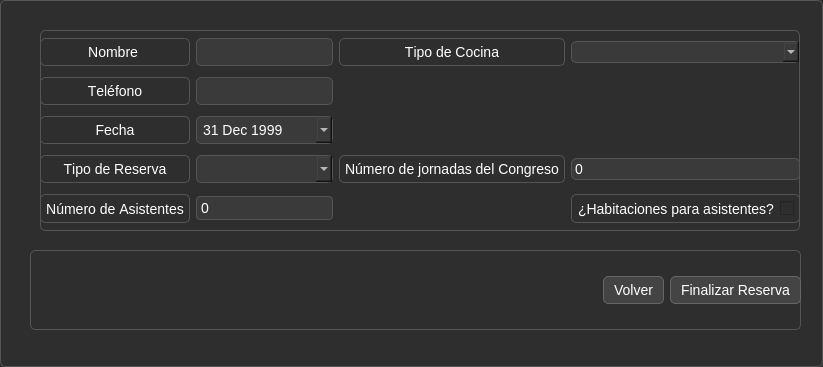
<?xml version="1.0" encoding="UTF-8"?>
<ui version="4.0">
 <class>Reservas</class>
 <widget class="QWidget" name="Reservas">
  <property name="windowModality">
   <enum>Qt::WindowModality::WindowModal</enum>
  </property>
  <property name="geometry">
   <rect>
    <x>0</x>
    <y>0</y>
    <width>823</width>
    <height>367</height>
   </rect>
  </property>
  <property name="windowTitle">
   <string>Reservas</string>
  </property>
  <property name="styleSheet">
   <string notr="true">background-color: #2E2E2E;
        color: #FFFFFF;
        font-family: Arial, sans-serif;
        font-size: 14px;
           border: 1px solid #555555;  
        border-radius: 5px;
        padding: 5px;
</string>
  </property>
  <widget class="QWidget" name="gridLayoutWidget">
   <property name="geometry">
    <rect>
     <x>40</x>
     <y>30</y>
     <width>760</width>
     <height>201</height>
    </rect>
   </property>
   <layout class="QGridLayout" name="gridLayout">
    <property name="topMargin">
     <number>0</number>
    </property>
    <property name="verticalSpacing">
     <number>3</number>
    </property>
    <item row="1" column="1">
     <widget class="QLabel" name="label_2">
      <property name="sizePolicy">
       <sizepolicy hsizetype="Preferred" vsizetype="Preferred">
        <horstretch>0</horstretch>
        <verstretch>0</verstretch>
       </sizepolicy>
      </property>
      <property name="baseSize">
       <size>
        <width>0</width>
        <height>0</height>
       </size>
      </property>
      <property name="font">
       <font>
        <family>Arial</family>
        <pointsize>-1</pointsize>
        <kerning>false</kerning>
        <fontweight>Medium</fontweight>
       </font>
      </property>
      <property name="styleSheet">
       <string notr="true">;</string>
      </property>
      <property name="text">
       <string>Teléfono</string>
      </property>
      <property name="alignment">
       <set>Qt::AlignmentFlag::AlignCenter</set>
      </property>
     </widget>
    </item>
    <item row="2" column="3">
     <widget class="QDateEdit" name="asg_fecha">
      <property name="toolTip">
       <string>Selecciona fecha para Reserva</string>
      </property>
      <property name="styleSheet">
       <string notr="true">        background-color: #3A3A3A;
        color: #FFFFFF;
        border: 1px solid #555555;  /* Borde para los campos */
        border-radius: 5px;
        padding: 4px;</string>
      </property>
      <property name="dateTime">
       <datetime>
        <hour>19</hour>
        <minute>0</minute>
        <second>0</second>
        <year>1999</year>
        <month>12</month>
        <day>31</day>
       </datetime>
      </property>
      <property name="currentSection">
       <enum>QDateTimeEdit::Section::DaySection</enum>
      </property>
      <property name="calendarPopup">
       <bool>true</bool>
      </property>
     </widget>
    </item>
    <item row="3" column="3">
     <widget class="QComboBox" name="asg_tipoReserva">
      <property name="toolTip">
       <string>Selecciona el tipo de Reserva</string>
      </property>
      <property name="styleSheet">
       <string notr="true">        background-color: #3A3A3A;
        color: #FFFFFF;
        border: 1px solid #555555;  /* Borde para los campos */
        border-radius: 5px;
        padding: 4px;</string>
      </property>
     </widget>
    </item>
    <item row="0" column="4">
     <widget class="QLabel" name="label_6">
      <property name="sizePolicy">
       <sizepolicy hsizetype="Preferred" vsizetype="Preferred">
        <horstretch>0</horstretch>
        <verstretch>0</verstretch>
       </sizepolicy>
      </property>
      <property name="baseSize">
       <size>
        <width>0</width>
        <height>0</height>
       </size>
      </property>
      <property name="font">
       <font>
        <family>Arial</family>
        <pointsize>-1</pointsize>
        <kerning>false</kerning>
        <fontweight>Medium</fontweight>
       </font>
      </property>
      <property name="styleSheet">
       <string notr="true">;</string>
      </property>
      <property name="text">
       <string>Tipo de Cocina</string>
      </property>
      <property name="alignment">
       <set>Qt::AlignmentFlag::AlignCenter</set>
      </property>
     </widget>
    </item>
    <item row="3" column="1">
     <widget class="QLabel" name="label_3">
      <property name="sizePolicy">
       <sizepolicy hsizetype="Preferred" vsizetype="Preferred">
        <horstretch>0</horstretch>
        <verstretch>0</verstretch>
       </sizepolicy>
      </property>
      <property name="baseSize">
       <size>
        <width>0</width>
        <height>0</height>
       </size>
      </property>
      <property name="font">
       <font>
        <family>Arial</family>
        <pointsize>-1</pointsize>
        <kerning>false</kerning>
        <fontweight>Medium</fontweight>
       </font>
      </property>
      <property name="toolTip">
       <string/>
      </property>
      <property name="styleSheet">
       <string notr="true">;</string>
      </property>
      <property name="text">
       <string>Tipo de Reserva</string>
      </property>
      <property name="alignment">
       <set>Qt::AlignmentFlag::AlignCenter</set>
      </property>
     </widget>
    </item>
    <item row="3" column="4">
     <widget class="QLabel" name="asg_textoCongreso">
      <property name="enabled">
       <bool>true</bool>
      </property>
      <property name="font">
       <font>
        <family>Arial</family>
        <pointsize>-1</pointsize>
        <kerning>true</kerning>
       </font>
      </property>
      <property name="inputMethodHints">
       <set>Qt::InputMethodHint::ImhNone</set>
      </property>
      <property name="frameShape">
       <enum>QFrame::Shape::NoFrame</enum>
      </property>
      <property name="text">
       <string>Número de jornadas del Congreso</string>
      </property>
      <property name="alignment">
       <set>Qt::AlignmentFlag::AlignCenter</set>
      </property>
     </widget>
    </item>
    <item row="4" column="3">
     <widget class="QSpinBox" name="asg_numeroAsis">
      <property name="toolTip">
       <string>Selecciona el número de asistentes</string>
      </property>
      <property name="styleSheet">
       <string notr="true">        background-color: #3A3A3A;
        color: #FFFFFF;
        border: 1px solid #555555;  /* Borde para los campos */
        border-radius: 4px;
        padding: 2px;
    
</string>
      </property>
      <property name="buttonSymbols">
       <enum>QAbstractSpinBox::ButtonSymbols::NoButtons</enum>
      </property>
     </widget>
    </item>
    <item row="0" column="1">
     <widget class="QLabel" name="label">
      <property name="sizePolicy">
       <sizepolicy hsizetype="Preferred" vsizetype="Preferred">
        <horstretch>0</horstretch>
        <verstretch>0</verstretch>
       </sizepolicy>
      </property>
      <property name="baseSize">
       <size>
        <width>0</width>
        <height>0</height>
       </size>
      </property>
      <property name="font">
       <font>
        <family>Arial</family>
        <pointsize>-1</pointsize>
        <kerning>false</kerning>
        <fontweight>Medium</fontweight>
       </font>
      </property>
      <property name="styleSheet">
       <string notr="true">;</string>
      </property>
      <property name="text">
       <string>Nombre </string>
      </property>
      <property name="alignment">
       <set>Qt::AlignmentFlag::AlignCenter</set>
      </property>
     </widget>
    </item>
    <item row="3" column="5">
     <widget class="QSpinBox" name="asg_numJorn">
      <property name="toolTip">
       <string>Selecciona cuantas jornadas durará el congreso</string>
      </property>
      <property name="styleSheet">
       <string notr="true">        background-color: #3A3A3A;
        color: #FFFFFF;
        border: 1px solid #555555;  /* Borde para los campos */
        border-radius: 5px;
        padding: 1px;</string>
      </property>
      <property name="buttonSymbols">
       <enum>QAbstractSpinBox::ButtonSymbols::NoButtons</enum>
      </property>
     </widget>
    </item>
    <item row="2" column="1">
     <widget class="QLabel" name="label_4">
      <property name="sizePolicy">
       <sizepolicy hsizetype="Preferred" vsizetype="Preferred">
        <horstretch>0</horstretch>
        <verstretch>0</verstretch>
       </sizepolicy>
      </property>
      <property name="baseSize">
       <size>
        <width>0</width>
        <height>0</height>
       </size>
      </property>
      <property name="font">
       <font>
        <family>Arial</family>
        <pointsize>-1</pointsize>
        <kerning>false</kerning>
        <fontweight>Medium</fontweight>
       </font>
      </property>
      <property name="styleSheet">
       <string notr="true">;</string>
      </property>
      <property name="text">
       <string>Fecha</string>
      </property>
      <property name="alignment">
       <set>Qt::AlignmentFlag::AlignCenter</set>
      </property>
     </widget>
    </item>
    <item row="1" column="3">
     <widget class="QLineEdit" name="asg_lineaTel">
      <property name="toolTip">
       <string>Introduce teléfono para la reserva</string>
      </property>
      <property name="styleSheet">
       <string notr="true">        background-color: #3A3A3A;
        color: #FFFFFF;
        border: 1px solid #555555;  /* Borde para los campos */
        border-radius: 5px;
        padding: 4px;</string>
      </property>
     </widget>
    </item>
    <item row="0" column="5">
     <widget class="QComboBox" name="asg_tipoCocina">
      <property name="toolTip">
       <string>Selecciona el tipo de Cocina</string>
      </property>
      <property name="styleSheet">
       <string notr="true">        background-color: #3A3A3A;
        color: #FFFFFF;
        border: 1px solid #555555;  /* Borde para los campos */
        border-radius: 5px;
        padding: 1px;</string>
      </property>
     </widget>
    </item>
    <item row="4" column="1">
     <widget class="QLabel" name="label_5">
      <property name="sizePolicy">
       <sizepolicy hsizetype="Preferred" vsizetype="Preferred">
        <horstretch>0</horstretch>
        <verstretch>0</verstretch>
       </sizepolicy>
      </property>
      <property name="baseSize">
       <size>
        <width>0</width>
        <height>0</height>
       </size>
      </property>
      <property name="font">
       <font>
        <family>Arial</family>
        <pointsize>-1</pointsize>
        <kerning>false</kerning>
        <fontweight>Medium</fontweight>
       </font>
      </property>
      <property name="toolTip">
       <string/>
      </property>
      <property name="styleSheet">
       <string>;</string>
      </property>
      <property name="text">
       <string>Número de Asistentes</string>
      </property>
      <property name="alignment">
       <set>Qt::AlignmentFlag::AlignCenter</set>
      </property>
     </widget>
    </item>
    <item row="0" column="3">
     <widget class="QLineEdit" name="asg_lineaNombre">
      <property name="toolTip">
       <string>Introduce nombre para la reserva</string>
      </property>
      <property name="styleSheet">
       <string notr="true">        background-color: #3A3A3A;
        color: #FFFFFF;
        border: 1px solid #555555;  /* Borde para los campos */
        border-radius: 5px;
        padding: 4px;</string>
      </property>
     </widget>
    </item>
    <item row="4" column="5">
     <widget class="QCheckBox" name="asg_checkBox">
      <property name="toolTip">
       <string>Seleccciona solo si los asistentes necesitan habitación</string>
      </property>
      <property name="layoutDirection">
       <enum>Qt::LayoutDirection::RightToLeft</enum>
      </property>
      <property name="styleSheet">
       <string notr="true"/>
      </property>
      <property name="text">
       <string>¿Habitaciones para asistentes?</string>
      </property>
     </widget>
    </item>
   </layout>
  </widget>
  <widget class="QWidget" name="horizontalLayoutWidget">
   <property name="geometry">
    <rect>
     <x>30</x>
     <y>250</y>
     <width>771</width>
     <height>80</height>
    </rect>
   </property>
   <layout class="QHBoxLayout" name="horizontalLayout">
    <item>
     <spacer name="horizontalSpacer_2">
      <property name="orientation">
       <enum>Qt::Orientation::Horizontal</enum>
      </property>
      <property name="sizeType">
       <enum>QSizePolicy::Policy::MinimumExpanding</enum>
      </property>
      <property name="sizeHint" stdset="0">
       <size>
        <width>20</width>
        <height>75</height>
       </size>
      </property>
     </spacer>
    </item>
    <item>
     <widget class="QPushButton" name="asg_volver">
      <property name="styleSheet">
       <string notr="true">    QPushButton {
        background-color: #444444;
        color: #FFFFFF;
        border: 1px solid #666666;
        border-radius: 5px;
        padding: 5px 10px;
    }
    QPushButton:hover {
        background-color: #555555;
    }
    QPushButton:pressed {
        background-color: #666666;
    }</string>
      </property>
      <property name="text">
       <string>Volver</string>
      </property>
     </widget>
    </item>
    <item>
     <widget class="QPushButton" name="asg_finalizar">
      <property name="styleSheet">
       <string notr="true">    QPushButton {
        background-color: #444444;
        color: #FFFFFF;
        border: 1px solid #666666;
        border-radius: 5px;
        padding: 5px 10px;
    }
    QPushButton:hover {
        background-color: #555555;
    }
    QPushButton:pressed {
        background-color: #666666;
    }</string>
      </property>
      <property name="text">
       <string>Finalizar Reserva</string>
      </property>
     </widget>
    </item>
   </layout>
  </widget>
 </widget>
 <tabstops>
  <tabstop>asg_lineaNombre</tabstop>
  <tabstop>asg_lineaTel</tabstop>
  <tabstop>asg_fecha</tabstop>
  <tabstop>asg_tipoReserva</tabstop>
  <tabstop>asg_numeroAsis</tabstop>
  <tabstop>asg_tipoCocina</tabstop>
  <tabstop>asg_numJorn</tabstop>
  <tabstop>asg_checkBox</tabstop>
 </tabstops>
 <resources/>
 <connections/>
</ui>
